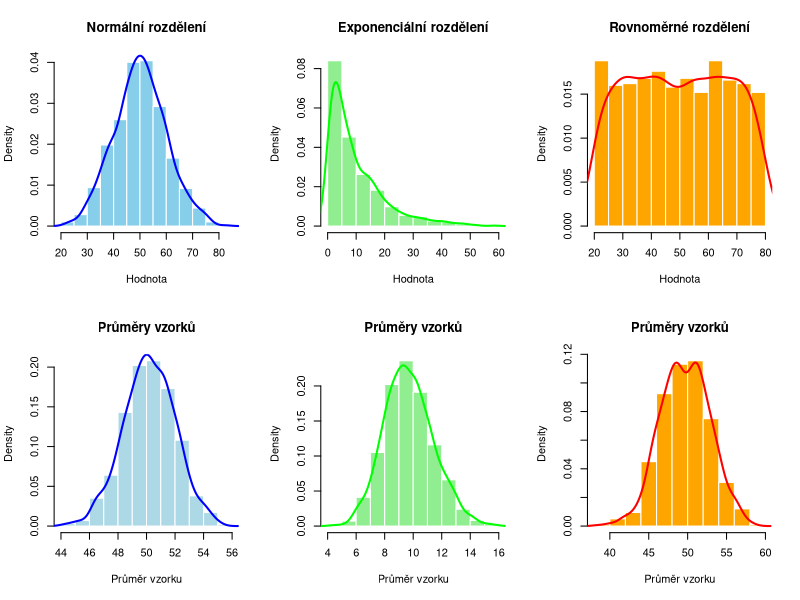

Write R code to recreate this figure.
## ---- chunk 1
# nastavení seedu pro reprodukovatelnost
set.seed(123)

# generování dat z různých populačních rozdělení
normal_dist <- rnorm(1000, mean = 50, sd = 10)   # normální rozdělení
exponential_dist <- rexp(1000, rate = 0.1)       # exponenciální rozdělení
uniform_dist <- runif(1000, min = 20, max = 80)  # rovnoměrné rozdělení

# funkce pro výběr vzorků a výpočet průměrů vzorků
sample_means <- function(data, sample_size, num_samples) {
  means <- replicate(num_samples, mean(sample(data, size = sample_size, replace = TRUE)))
  return(means)
}

# nastavení parametrů pro vzorkování
sample_size <- 30      # velikost vzorku
num_samples <- 1000    # počet vzorků

# výpočet průměrů vzorků pro každé rozdělení
normal_means <- sample_means(normal_dist, sample_size, num_samples)
exponential_means <- sample_means(exponential_dist, sample_size, num_samples)
uniform_means <- sample_means(uniform_dist, sample_size, num_samples)

# vykreslení histogramů pro vizualizaci rozdělení a průměrů vzorků
par(mfrow = c(2, 3))  # nastavení mřížky grafů: dva řádky, tři sloupce

# graf normálního rozdělení
hist(normal_dist, main = "Normální rozdělení", 
     xlab = "Hodnota", col = "skyblue", border = "white", freq = FALSE)
lines(density(normal_dist), col = "blue", lwd = 2)

# graf exponenciálního rozdělení
hist(exponential_dist, main = "Exponenciální rozdělení", 
     xlab = "Hodnota", col = "lightgreen", border = "white", freq = FALSE)
lines(density(exponential_dist), col = "green", lwd = 2)

# graf rovnoměrného rozdělení
hist(uniform_dist, main = "Rovnoměrné rozdělení", 
     xlab = "Hodnota", col = "orange", border = "white", freq = FALSE)
lines(density(uniform_dist), col = "red", lwd = 2)

# graf průměrů vzorků pro normální rozdělení
hist(normal_means, main = "Průměry vzorků", 
     xlab = "Průměr vzorku", col = "lightblue", border = "white", freq = FALSE)
lines(density(normal_means), col = "blue", lwd = 2)

# graf průměrů vzorků pro exponenciální rozdělení
hist(exponential_means, main = "Průměry vzorků", 
     xlab = "Průměr vzorku", col = "lightgreen", border = "white", freq = FALSE)
lines(density(exponential_means), col = "green", lwd = 2)

# graf průměrů vzorků pro rovnoměrné rozdělení
hist(uniform_means, main = "Průměry vzorků", 
     xlab = "Průměr vzorku", col = "orange", border = "white", freq = FALSE)
lines(density(uniform_means), col = "red", lwd = 2)

# Obnovení výchozího nastavení vykreslování
par(mfrow = c(1, 1))
